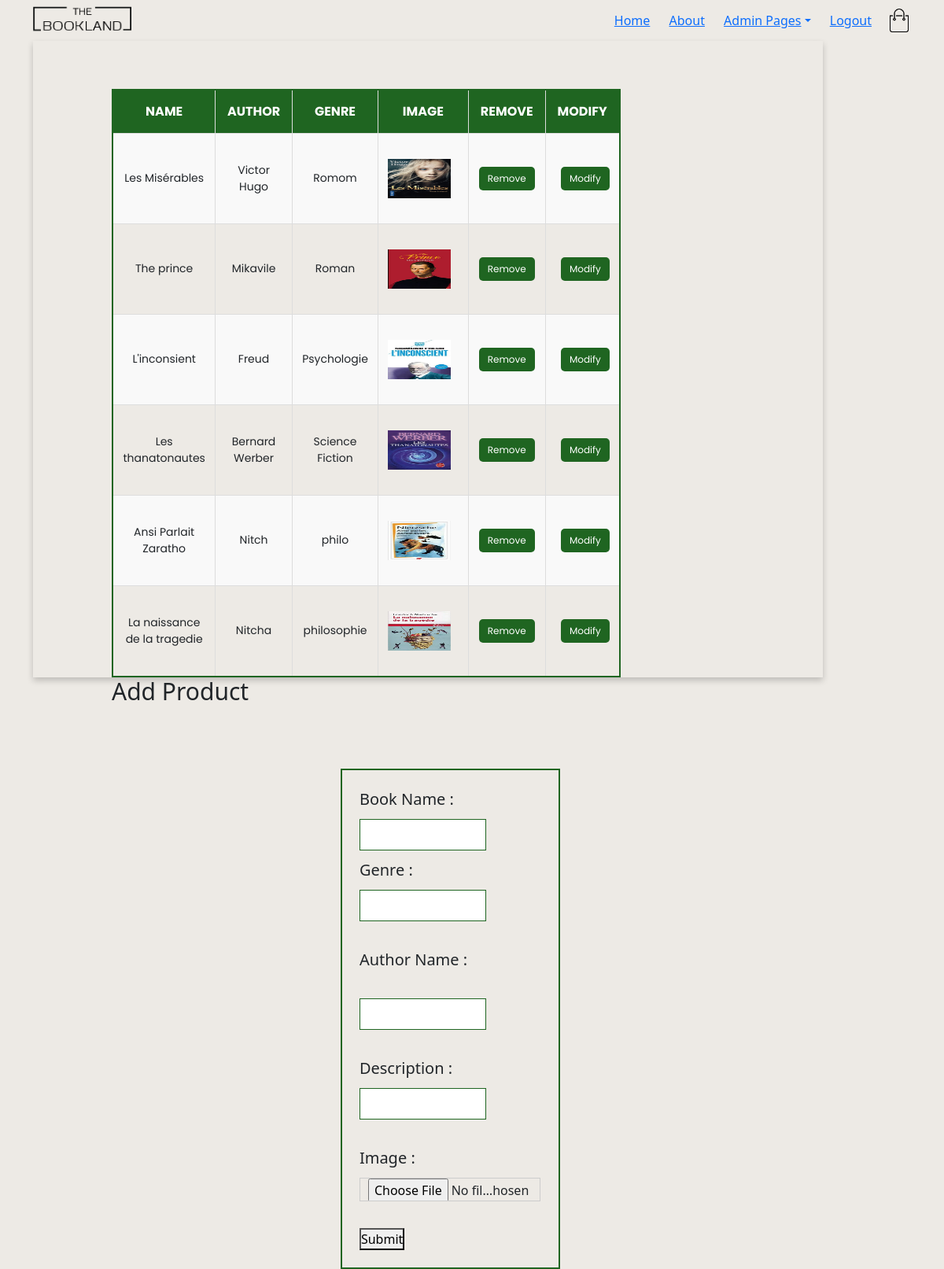
Screenshot of /gestionbook.php (signed in) with the database file from the repository.
### tables this page shows
CREATE TABLE IF NOT EXISTS `livres` (
  `id` int NOT NULL AUTO_INCREMENT,
  `nom` varchar(200) NOT NULL,
  `auteur` varchar(200) NOT NULL,
  `genre` varchar(20) NOT NULL,
  `sommaire` text NOT NULL,
  `images` varchar(250) NOT NULL,
  PRIMARY KEY (`id`)
);

### gestionbook.php (called while the page is built, shortened)
<?php
include 'bdconnect.php';
$query=$pdo->query("SELECT * FROM livres order by id ");
$livres=$query->fetchAll();
include 'layout.phtml'
?>

### gestionbook.phtml (the view, shortened to what this page needs)
<body>
<div class="tables">
<table id="table" >
  <tr>
    <th>Name</th>
    <th>Author</th>
	<th>Genre</th>
    <th>Image</th>
    <th>Remove</th>
    <th>Modify</th>
</tr >
 <?php foreach ($livres as $elem): ?>
<tr>
	 <td><?php echo $elem['nom']; ?></td>
    <td><?php echo $elem['auteur']; ?></td>
    <td><?php echo $elem['genre']; ?></td>
	 <td><img src="<?php echo $elem['images']; ?> " width="50" height="50"></td>
   <td><a href="book-supp.php?id= <?=$elem['id']?>" class="btn remove-btn"> <button >Remove</button></td>
    <td><a href="book-modif.php?id= <?=$elem['id']?>" class="btn modify-btn" > <button >Modify</button></td>
</tr><br>
<?php endforeach ?>
</table>
</div>
<h2>Add Product</h2>
 <form action="<?= $_SERVER['PHP_SELF']?>" method="post">
  <label for="p-name">Book Name :</label><br>
  <input type="text" id="p-name" name="name" ><br>
<label for="category">Genre :</label><br>
<input type="text" id="brand" name="type" ><br><br>
	  <label for="brand">Author Name :</label><br><br>
  <input type="text" id="brand" name="author" ><br><br>
	  <label for="brand">Description :</label><br>
  <input type="text" id="brand" name="description" ><br><br>
	<label for="image">Image :</label><br>
  <input type="file" name="fileImage" id="multiImage_file"  />
 <br><br>
  <button type="submit" class="button">Submit</button>
</form>
</body>
</html>

### layout.phtml (shortened to what this page needs)
<!doctype html>
<html>
<head>
	<link rel="stylesheet" href="booklandstyle.css">
	<link rel="stylesheet" href="https://stackpath.bootstrapcdn.com/font-awesome/4.7.0/css/font-awesome.min.css">
	<link href="https://cdn.jsdelivr.net/npm/bootstrap@5.3.3/dist/css/bootstrap.min.css" rel="stylesheet">
    <link href="https://cdnjs.cloudflare.com/ajax/libs/bootstrap-icons/1.10.5/font/bootstrap-icons.min.css" rel="stylesheet">
</head>
<div class="header">
	<div class="container">
		<div class="navbar">
		<div class="logo">
			<a href="bookland.php"><img src="Images/BookLand - Logo (Black).png" width="125px"></a>
		</div>
		<nav>
			<ul id="MenuItems">
				<li><a href="bookland.php">Home</a></li>
				<li><a href="aboutus.html">About</a></li>
			<?php if (isset($_SESSION["username"]) && $_SESSION["role"] == 'admin') { ?>
    <li class="dropdown">
        <a href="#" class="dropdown-toggle">Admin Pages</a>
    </li>
<?php }
else { ?>
 <li><a href="profile.php">Orders</a></li>
<?php
}
?>
			<?php
			if(isset($_SESSION["username"])){
			?>
			 <li><a href="logout.php">Logout</a></li>
			 <?php } ?>
			</ul>
		</nav>
			<a href="cart.php"><img src="Images/cart.png" width="30px" height="30px"></a>
		</div>
<body>
	<?php
	include $template.'.phtml';
	?>
</body>
</html>

### booklandstyle.css (style rules this page uses)
* { margin: 0; padding: 0; box-sizing: border-box; }
body { font-family: 'Poppins', sans-serif; }
.navbar { display: flex; align-items: center; padding: 20px; }
nav { flex: 1; text-align: right; }
nav ul { display: inline-block; list-style-type: none; }
nav ul li { display: inline-block; margin-right: 20px; }
a { text-decoration: none; color: #555; }
.container { max-width: 1300px; margin: auto; padding-left: 25px; padding-right: 25px; }
.btn { display: inline-block; background: #1f6521; color: #FFFFFF; padding: 8px 30px; margin: 30px 0; border-radius: 30px; transition: background 0.5s; }
.header { background: #edeae5; }
ul { list-style-type: none; }
table { width: 100%; border-collapse: collapse; }
th { text-align: left; padding: 5px; color: #40139294; background: #1f6521; font-weight: normal; }
td { padding: 10px 5px; }
td a { color: #1f6521; font-size: 12px; }
td img { width: 80px; margin-right: 10px; }
td:last-child { text-align: right; }
th:last-child { text-align: right; }
form input { width: 100%; height: 30px; margin: 10px 0; padding: 0 10px; border: 1px solid #ccc; }
th, td { text-align: left; padding: 10px; }
th { background-color: #f4f4f402; }
.btn { padding: 10px 20px; background-color: #5cb85c; color: white; border: none; cursor: pointer; }
.tables { display: flex; }

### gestionbook.phtml (style rules this page uses)
.tables { width: 90%; border-collapse: collapse; box-shadow: 0px 4px 8px rgba(0, 0, 0, 0.2); }
th { background-color: #1f6521; color: white; padding: 15px; text-align: center; font-weight: bold; border: 1px solid #ddd; font-family: 'Poppins', sans-serif; text-transform: uppercase; }
tr { border-bottom: 1px solid #ddd; }
tr:nth-child(even) { background-color: #f9f9f9; }
td { text-align: center; padding: 12px; font-family: 'Poppins', sans-serif; font-size: 14px; border: 1px solid #ddd; }
td img { transition: transform 0.3s ease; }
td .btn { text-decoration: none; color: white; background-color: #1f6521; padding: 5px 10px; border-radius: 5px; font-size: 12px; font-family: 'Poppins', sans-serif; transition: background-color 0.3s ease, transform 0.3s ease; }
td button { border: none; background: none; color: inherit; font: inherit; cursor: pointer; padding: 0; }
body { background-color: #edeae5; }
form { margin-left: 35%; border: solid #1f6521 2px; width: 25%; padding: 2%; margin-top: 80px; }
input[type="text"] { font-family: Calibri, "Calibri Light"; width: 70%; height: 40px; border: groove 0.5px; border-radius: 0; border-color: #1f6521; }
label { font-size: 15pt }
h2 { margin-left: 100px; font-size: 30px; }
table { margin-left: 10%; min-width: 35%; height: 30%; padding: 2px; border: solid #1f6521 2px; flex-basis: 50%; margin-top: 6%; }

### layout.phtml (style rules this page uses)
.dropdown { position: relative; display: inline-block; }

### rows the page displays
livres: nom "Les Misérables", auteur "Victor Hugo", genre "Romom", images (picture)
livres: nom "The prince", auteur "Mikavile", genre "Roman", images (picture)
livres: nom "L'inconsient", auteur "Freud", genre "Psychologie", images (picture)
livres: nom "Les thanatonautes", auteur "Bernard Werber", genre "Science Fiction", images (picture)
livres: nom "Ansi Parlait Zaratho", auteur "Nitch", genre "philo", images (picture)
livres: nom "La naissance de la tragedie", auteur "Nitcha", genre "philosophie", images (picture)
